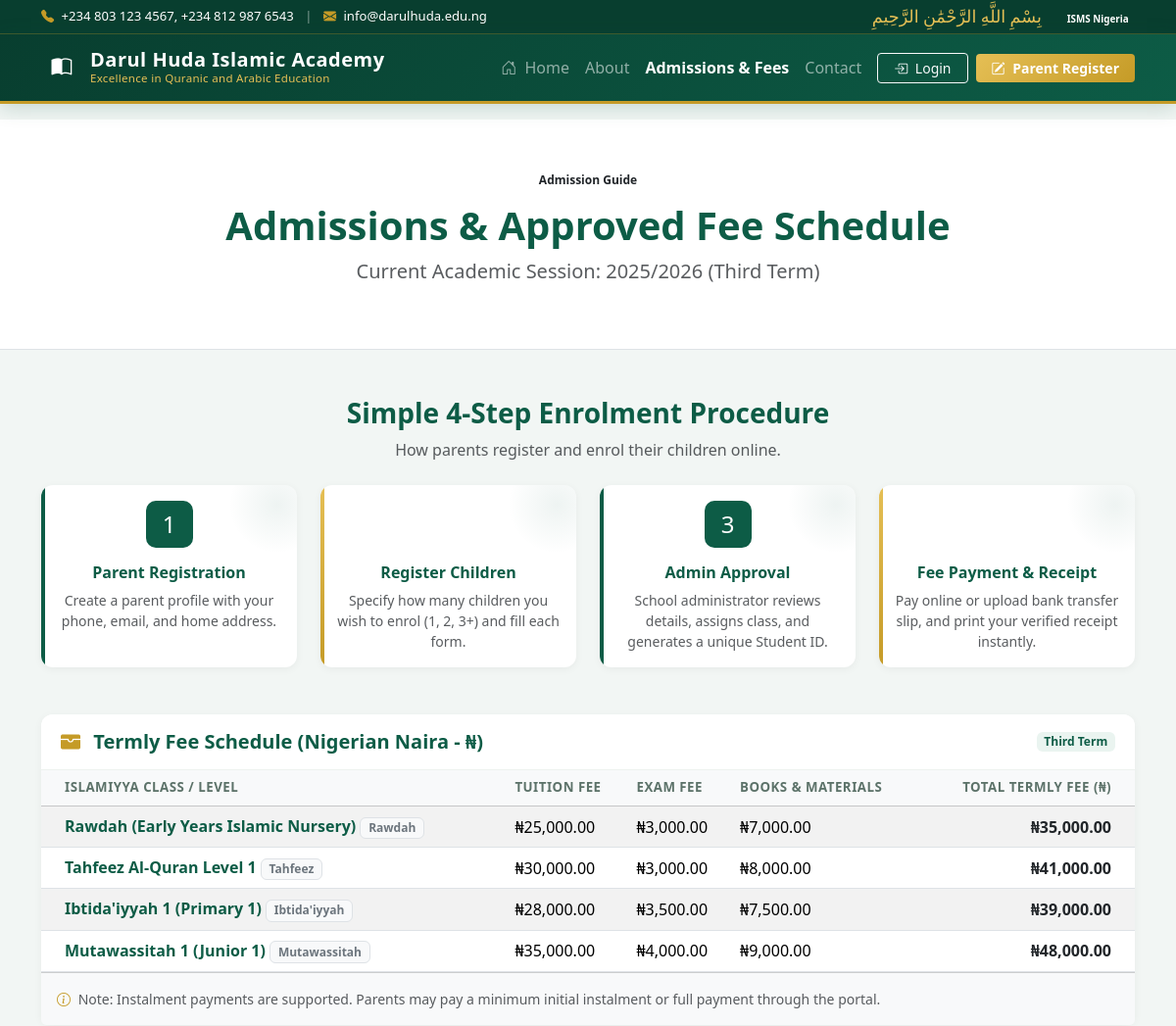
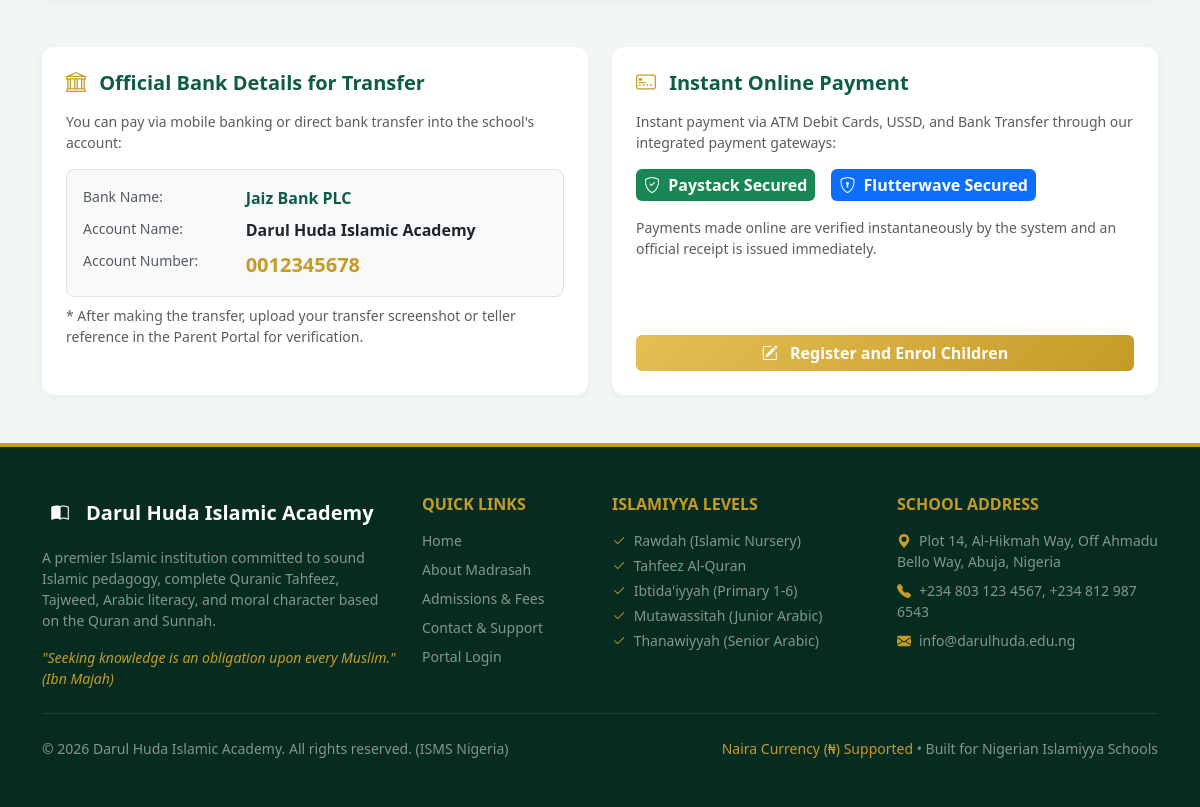
/admissions.php, run on the app's committed database (2 pictures, top to bottom).
### tables this page shows
CREATE TABLE `academic_terms` (
  `id` INT AUTO_INCREMENT PRIMARY KEY,
  `session_id` INT NOT NULL,
  `term_name` VARCHAR(50) NOT NULL,  
  `start_date` DATE NULL,
  `end_date` DATE NULL,
  `is_current` TINYINT(1) NOT NULL DEFAULT 0,
  `created_at` TIMESTAMP DEFAULT CURRENT_TIMESTAMP,
  CONSTRAINT `fk_term_session` FOREIGN KEY (`session_id`) REFERENCES `academic_sessions` (`id`) ON DELETE CASCADE
);

CREATE TABLE `academic_sessions` (
  `id` INT AUTO_INCREMENT PRIMARY KEY,
  `session_name` VARCHAR(50) NOT NULL UNIQUE,  
  `is_current` TINYINT(1) NOT NULL DEFAULT 0,
  `created_at` TIMESTAMP DEFAULT CURRENT_TIMESTAMP
);

CREATE TABLE `classes` (
  `id` INT AUTO_INCREMENT PRIMARY KEY,
  `class_name` VARCHAR(100) NOT NULL,
  `level_category` VARCHAR(50) NOT NULL,  
  `description` VARCHAR(255) NULL,
  `display_order` INT NOT NULL DEFAULT 1,
  `status` ENUM('active', 'inactive') NOT NULL DEFAULT 'active',
  `created_at` TIMESTAMP DEFAULT CURRENT_TIMESTAMP
);

### includes/functions.php (called while the page is built, shortened)
<?php
require_once __DIR__ . '/../config/app.php';
function e($str): string {
    return htmlspecialchars((string)($str ?? ''), ENT_QUOTES, 'UTF-8');
}
function format_currency($amount): string {
    $symbol = get_setting('currency_symbol', '₦');
    return $symbol . number_format((float)$amount, 2);
}
function get_current_session_term(): array {
    $pdo = get_db_connection();
    $stmt = $pdo->query("
        SELECT s.id as session_id, s.session_name, t.id as term_id, t.term_name, t.start_date, t.end_date
        FROM academic_sessions s
        LEFT JOIN academic_terms t ON t.session_id = s.id AND t.is_current = 1
        WHERE s.is_current = 1
        LIMIT 1
    ");
    $data = $stmt->fetch();
    return $data ?: [
        'session_id' => 1,
        'session_name' => '2025/2026',
        'term_id' => 3,
        'term_name' => 'Third Term',
        'start_date' => null,
        'end_date' => null
    ];
}

### config/app.php (called while the page is built, shortened)
<?php
function get_school_settings(): array {
    static $settings = null;
    if ($settings === null) {
        try {
            $pdo = get_db_connection();
            $stmt = $pdo->query("SELECT setting_key, setting_value FROM school_settings");
            $rows = $stmt->fetchAll();
            $settings = [];
            foreach ($rows as $row) {
                $settings[$row['setting_key']] = $row['setting_value'];
            }
        } catch (Exception $e) {
            $settings = [
                'school_name' => 'Darul Huda Islamic Academy',
                'school_motto' => 'Excellence in Quranic & Islamic Education',
                'school_phone' => '+234 803 123 4567',
                'school_email' => 'info@darulhuda.edu.ng',
                'school_address' => 'Plot 14, Al-Hikmah Way, Abuja, Nigeria',
                'currency_symbol' => '₦',
                'currency_code' => 'NGN',
                'bank_name' => 'Jaiz Bank PLC',
                'bank_account_name' => 'Darul Huda Islamic Academy',
                'bank_account_number' => '0012345678',
            ];
        }
    }
    return $settings;
}
function get_setting(string $key, string $default = ''): string {
    $settings = get_school_settings();
    return $settings[$key] ?? $default;
}

### admissions.php (the view, shortened to what this page needs)
<?php
require_once __DIR__ . '/includes/header.php';
$pdo = get_db_connection();
$cur_term = get_current_session_term();
$stmt = $pdo->prepare("
    SELECT c.class_name, c.level_category, fc.name as category_name, fs.amount
    FROM fee_structures fs
    JOIN classes c ON fs.class_id = c.id
    JOIN fee_categories fc ON fs.fee_category_id = fc.id
    WHERE fs.session_id = ? AND fs.term_id = ?
    ORDER BY c.display_order ASC, fc.id ASC
");
$stmt->execute([$cur_term['session_id'], $cur_term['term_id']]);
$fee_rows = $stmt->fetchAll();
$classes_fees = [];
foreach ($fee_rows as $row) {
    $cname = $row['class_name'];
    if (!isset($classes_fees[$cname])) {
        $classes_fees[$cname] = [
            'level' => $row['level_category'],
            'items' => [],
            'total' => 0.00
        ];
    }
    $classes_fees[$cname]['items'][$row['category_name']] = (float)$row['amount'];
    $classes_fees[$cname]['total'] += (float)$row['amount'];
}
?>
<div class="py-5 bg-white border-bottom">
    <div class="container text-center">
        <span class="badge bg-gold text-dark px-3 py-2 rounded-pill fw-semibold">Admission Guide</span>
        <h1 class="fw-bold text-islamic mt-2">Admissions & Approved Fee Schedule</h1>
        <p class="text-muted lead mx-auto" style="max-width: 650px;">
            Current Academic Session: <strong><?= e($cur_term['session_name']) ?> (<?= e($cur_term['term_name']) ?>)</strong>
        </p>
    </div>
</div>
<div class="container py-5">
    <div class="mb-5">
        <div class="text-center mb-4">
            <h3 class="fw-bold text-islamic">Simple 4-Step Enrolment Procedure</h3>
            <p class="text-muted">How parents register and enrol their children online.</p>
        </div>
        <div class="row g-4">
            <div class="col-md-3">
                <div class="card h-100 stat-card p-3 text-center">
                    <div class="stat-icon bg-islamic text-white mx-auto mb-3">1</div>
                    <h6 class="fw-bold text-islamic">Parent Registration</h6>
                    <small class="text-muted">Create a parent profile with your phone, email, and home address.</small>
                </div>
            </div>
            <div class="col-md-3">
                <div class="card h-100 stat-card gold-border p-3 text-center">
                    <div class="stat-icon bg-gold text-white mx-auto mb-3">2</div>
                    <h6 class="fw-bold text-islamic">Register Children</h6>
                    <small class="text-muted">Specify how many children you wish to enrol (1, 2, 3+) and fill each form.</small>
                </div>
            </div>
            <div class="col-md-3">
                <div class="card h-100 stat-card p-3 text-center">
                    <div class="stat-icon bg-islamic text-white mx-auto mb-3">3</div>
                    <h6 class="fw-bold text-islamic">Admin Approval</h6>
                    <small class="text-muted">School administrator reviews details, assigns class, and generates a unique Student ID.</small>
                </div>
            </div>
            <div class="col-md-3">
                <div class="card h-100 stat-card gold-border p-3 text-center">
                    <div class="stat-icon bg-gold text-white mx-auto mb-3">4</div>
                    <h6 class="fw-bold text-islamic">Fee Payment & Receipt</h6>
                    <small class="text-muted">Pay online or upload bank transfer slip, and print your verified receipt instantly.</small>
                </div>
            </div>
        </div>
    </div>
    <div class="card card-modern mb-5">
        <div class="card-header bg-white d-flex justify-content-between align-items-center py-3">
            <h5 class="mb-0 text-islamic fw-bold">
                <i class="bi bi-wallet-fill text-gold me-2"></i> Termly Fee Schedule (Nigerian Naira - ₦)
            </h5>
            <span class="badge bg-islamic-soft text-islamic"><?= e($cur_term['term_name']) ?></span>
        </div>
        <div class="card-body p-0">
            <div class="table-responsive">
                <table class="table table-hover table-striped align-middle mb-0">
                    <thead class="table-light">
                        <tr>
                            <th class="ps-4">Islamiyya Class / Level</th>
                            <th>Tuition Fee</th>
                            <th>Exam Fee</th>
                            <th>Books & Materials</th>
                            <th class="text-end pe-4">Total Termly Fee (₦)</th>
                        </tr>
                    </thead>
                    <tbody>
                        <?php if (empty($classes_fees)): ?>
                            <tr>
                                <td colspan="5" class="text-center py-4 text-muted">No fee structures published for this term yet.</td>
                            </tr>
                        <?php else: ?>
                            <?php foreach ($classes_fees as $cname => $info): ?>
                                <tr>
                                    <td class="ps-4 fw-bold text-islamic">
                                        <?= e($cname) ?>
                                        <div class="badge bg-light text-secondary border small"><?= e($info['level']) ?></div>
                                    </td>
                                    <td><?= format_currency($info['items']['Tuition Fee'] ?? 0) ?></td>
                                    <td><?= format_currency($info['items']['Examination & Assessment Fee'] ?? 0) ?></td>
                                    <td><?= format_currency($info['items']['Books & Learning Materials'] ?? 0) ?></td>
                                    <td class="text-end pe-4 fw-bold text-dark fs-6"><?= format_currency($info['total']) ?></td>
                                </tr>
                            <?php endforeach; ?>
                        <?php endif; ?>
                    </tbody>
                </table>
            </div>
        </div>
        <div class="card-footer bg-light p-3 small text-muted">
            <i class="bi bi-info-circle me-1 text-gold"></i> Note: Instalment payments are supported. Parents may pay a minimum initial instalment or full payment through the portal.
        </div>
    </div>
    <div class="row g-4">
        <div class="col-md-6">
            <div class="card h-100 card-modern p-4">
                <h5 class="fw-bold text-islamic mb-3"><i class="bi bi-bank text-gold me-2"></i> Official Bank Details for Transfer</h5>
                <p class="text-muted small">You can pay via mobile banking or direct bank transfer into the school's account:</p>
                <div class="p-3 bg-light rounded-3 border">
                    <div class="row mb-2">
                        <div class="col-4 text-muted small">Bank Name:</div>
                        <div class="col-8 fw-bold text-islamic"><?= e(get_setting('bank_name')) ?></div>
                    </div>
                    <div class="row mb-2">
                        <div class="col-4 text-muted small">Account Name:</div>
                        <div class="col-8 fw-bold"><?= e(get_setting('bank_account_name')) ?></div>
                    </div>
                    <div class="row">
                        <div class="col-4 text-muted small">Account Number:</div>
                        <div class="col-8 fw-bold text-gold fs-5"><?= e(get_setting('bank_account_number')) ?></div>
                    </div>
                </div>
                <small class="text-muted mt-2 d-block">* After making the transfer, upload your transfer screenshot or teller reference in the Parent Portal for verification.</small>
            </div>
        </div>
        <div class="col-md-6">
            <div class="card h-100 card-modern p-4">
                <h5 class="fw-bold text-islamic mb-3"><i class="bi bi-credit-card-2-front text-gold me-2"></i> Instant Online Payment</h5>
                <p class="text-muted small">Instant payment via ATM Debit Cards, USSD, and Bank Transfer through our integrated payment gateways:</p>
                <div class="d-flex gap-3 align-items-center mb-3">
                    <span class="badge bg-success p-2 fs-6"><i class="bi bi-shield-check me-1"></i> Paystack Secured</span>
                    <span class="badge bg-primary p-2 fs-6"><i class="bi bi-shield-lock me-1"></i> Flutterwave Secured</span>
                </div>
                <p class="text-muted small">Payments made online are verified instantaneously by the system and an official receipt is issued immediately.</p>
                <a href="<?= BASE_URL ?>/auth/register.php" class="btn btn-gold mt-auto">
                    <i class="bi bi-pencil-square me-2"></i> Register and Enrol Children
                </a>
            </div>
        </div>
    </div>
</div>
<?php require_once __DIR__ . '/includes/footer.php'; ?>

### assets/css/style.css (style rules this page uses)
:root { --islamic-green: #0d5c46; --islamic-green-dark: #083e2f; --islamic-green-light: #167a5e; --islamic-green-xlight: #eaf4f0; --islamic-gold: #c59b27; --islamic-gold-light: #e5bf55; --islamic-gold-soft: #fff9e6; --islamic-gold-border: #f0d070; --islamic-bg: #f2f6f4; --islamic-surface: #ffffff; --islamic-text-dark: #1b2e28; --islamic-text-muted: #5c7269; --sidebar-width: 260px; --navbar-height: 64px; --radius-sm: 8px; --radius-md: 12px; --radius-lg: 18px; --shadow-sm: 0 2px 8px rgba(0,0,0,0.05); --shadow-md: 0 4px 18px rgba(0,0,0,0.08); --shadow-lg: 0 10px 36px rgba(0,0,0,0.12); --shadow-green: 0 8px 24px rgba(13,92,70,0.22); --shadow-gold: 0 8px 24px rgba(197,155,39,0.28); --transition-base: all 0.22s cubic-bezier(0.4,0,0.2,1); }
*, *::before, *::after { box-sizing: border-box; }
body { font-family: 'Segoe UI', system-ui, -apple-system, BlinkMacSystemFont, Roboto, sans-serif; background-color: var(--islamic-bg); color: var(--islamic-text-dark); min-height: 100vh; display: flex; flex-direction: column; scroll-behavior: smooth; }
.text-gold { color: var(--islamic-gold) !important; }
.text-islamic { color: var(--islamic-green) !important; }
.bg-islamic { background-color: var(--islamic-green) !important; color: #fff; }
.bg-islamic-soft { background-color: var(--islamic-green-xlight) !important; }
.btn-gold { background: linear-gradient(135deg, var(--islamic-gold-light), var(--islamic-gold)); border: none; color: #ffffff; font-weight: 600; transition: var(--transition-base); }
.stat-card { border: none; border-radius: var(--radius-md); background: #ffffff; box-shadow: var(--shadow-sm); transition: transform 0.25s ease, box-shadow 0.25s ease; position: relative; overflow: hidden; padding-bottom: 6px; }
.stat-card::after { content: ''; position: absolute; top: -30px; right: -30px; width: 100px; height: 100px; border-radius: 50%; background: radial-gradient(circle, rgba(13,92,70,0.07) 0%, transparent 70%); pointer-events: none; }
.stat-card::before { content: ''; position: absolute; top: 0; left: 0; width: 4px; height: 100%; background: var(--islamic-green); border-radius: 4px 0 0 4px; }
.stat-card.gold-border::before { background: linear-gradient(180deg, var(--islamic-gold-light), var(--islamic-gold)); }
.stat-icon { width: 48px; height: 48px; border-radius: 10px; display: flex; align-items: center; justify-content: center; font-size: 1.5rem; }
.card-modern { border: none; border-radius: var(--radius-md); background: #ffffff; box-shadow: var(--shadow-sm); margin-bottom: 1.5rem; transition: var(--transition-base); }
.card-modern .card-header { background: #ffffff; border-bottom: 1px solid #edf2ef; font-weight: 600; padding: 1rem 1.25rem; border-radius: var(--radius-md) var(--radius-md) 0 0; display: flex; align-items: center; gap: 0.5rem; }
.card-modern .card-header i { color: var(--islamic-green); }
.table th { font-size: 0.83rem; text-transform: uppercase; letter-spacing: 0.5px; color: var(--islamic-text-muted); border-bottom-width: 1px; white-space: nowrap; }
.table td { vertical-align: middle; }

### data on the page
academic_terms: session.session_name "2025/2026", term_name "Third Term"
classes: class_name "Mutawassitah 1 (Junior 1)"

### other printed values
get_setting('school_phone') "+234 803 123 4567, +234 812 987 6543"
get_setting('school_email') "info@darulhuda.edu.ng"
$school_name "Darul Huda Islamic Academy"
$school_motto "Excellence in Quranic and Arabic Education"
$cname "Rawdah (Early Years Islamic Nursery)"
$info['level'] "Rawdah"
format_currency($info['items']['Tuition Fee'] ?? 0) "₦25,000.00"
format_currency($info['items']['Examination & Assessment Fee'] ?? 0) "₦3,000.00"
format_currency($info['items']['Books & Learning Materials'] ?? 0) "₦7,000.00"
format_currency($info['total']) "₦35,000.00"
$cname "Tahfeez Al-Quran Level 1"
$info['level'] "Tahfeez"
format_currency($info['items']['Tuition Fee'] ?? 0) "₦30,000.00"
format_currency($info['items']['Books & Learning Materials'] ?? 0) "₦8,000.00"
format_currency($info['total']) "₦41,000.00"
